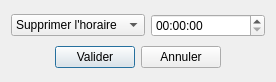
<?xml version="1.0" encoding="UTF-8"?>
<ui version="4.0">
 <class>UpdateTimeslotDialog</class>
 <widget class="QDialog" name="UpdateTimeslotDialog">
  <property name="windowModality">
   <enum>Qt::WindowModal</enum>
  </property>
  <property name="geometry">
   <rect>
    <x>0</x>
    <y>0</y>
    <width>276</width>
    <height>82</height>
   </rect>
  </property>
  <property name="windowTitle">
   <string>Editer un horaire</string>
  </property>
  <layout class="QVBoxLayout" name="verticalLayout">
   <item>
    <layout class="QHBoxLayout" name="horizontalLayout_2">
     <item>
      <widget class="QComboBox" name="days">
       <item>
        <property name="text">
         <string>Supprimer l'horaire</string>
        </property>
       </item>
       <item>
        <property name="text">
         <string>Lundi</string>
        </property>
       </item>
       <item>
        <property name="text">
         <string>Mardi</string>
        </property>
       </item>
       <item>
        <property name="text">
         <string>Mercredi</string>
        </property>
       </item>
       <item>
        <property name="text">
         <string>Jeudi</string>
        </property>
       </item>
       <item>
        <property name="text">
         <string>Vendredi</string>
        </property>
       </item>
       <item>
        <property name="text">
         <string>Samedi</string>
        </property>
       </item>
      </widget>
     </item>
     <item>
      <widget class="QTimeEdit" name="hours"/>
     </item>
    </layout>
   </item>
   <item>
    <layout class="QHBoxLayout" name="horizontalLayout_3">
     <item>
      <spacer name="horizontalSpacer">
       <property name="orientation">
        <enum>Qt::Horizontal</enum>
       </property>
       <property name="sizeHint" stdset="0">
        <size>
         <width>40</width>
         <height>20</height>
        </size>
       </property>
      </spacer>
     </item>
     <item>
      <widget class="QPushButton" name="pushButton_update">
       <property name="text">
        <string>Valider</string>
       </property>
      </widget>
     </item>
     <item>
      <widget class="QPushButton" name="pushButton_cancel">
       <property name="text">
        <string>Annuler</string>
       </property>
      </widget>
     </item>
     <item>
      <spacer name="horizontalSpacer_2">
       <property name="orientation">
        <enum>Qt::Horizontal</enum>
       </property>
       <property name="sizeHint" stdset="0">
        <size>
         <width>40</width>
         <height>20</height>
        </size>
       </property>
      </spacer>
     </item>
    </layout>
   </item>
  </layout>
 </widget>
 <resources/>
 <connections>
  <connection>
   <sender>pushButton_cancel</sender>
   <signal>clicked()</signal>
   <receiver>UpdateTimeslotDialog</receiver>
   <slot>reject()</slot>
   <hints>
    <hint type="sourcelabel">
     <x>190</x>
     <y>69</y>
    </hint>
    <hint type="destinationlabel">
     <x>255</x>
     <y>68</y>
    </hint>
   </hints>
  </connection>
 </connections>
</ui>
